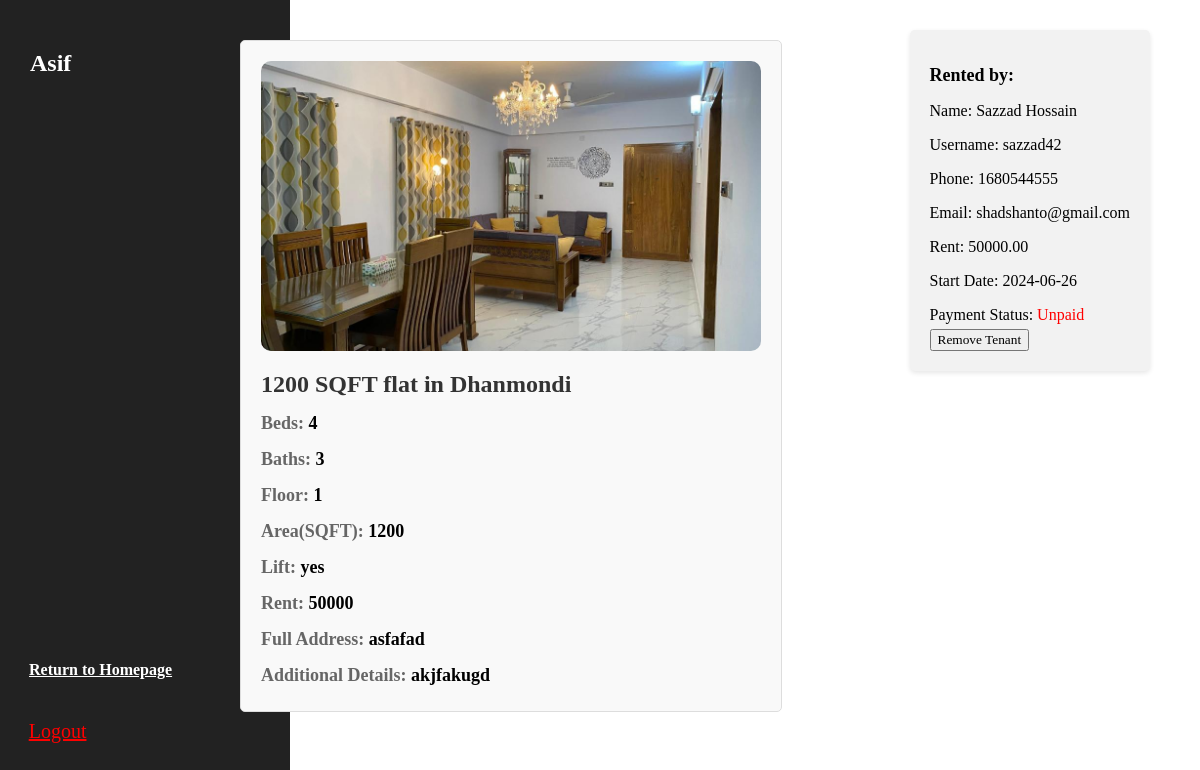
/flats/flat_dashboard.php?f_id=82 (signed in), run on the app's committed database.
### tables this page shows
CREATE TABLE `users` (
  `username` varchar(14) NOT NULL,
  `pass` varchar(255) NOT NULL,
  `name` varchar(100) NOT NULL,
  `email` varchar(50) NOT NULL,
  `phone` int(14) NOT NULL,
  `address` varchar(100) NOT NULL,
  `o_flag` int(11) NOT NULL DEFAULT 0,
  `p_enlisted` int(12) NOT NULL,
  `verification_code` varchar(32) NOT NULL,
  `email_verified` varchar(10) NOT NULL DEFAULT 'Unverified',
  `t_flag` int(11) NOT NULL DEFAULT 0,
  `tenant_f_id` int(11) DEFAULT NULL
);

CREATE TABLE `flats` (
  `f_id` int(11) NOT NULL,
  `p_id` int(11) NOT NULL,
  `flat_num` varchar(10) NOT NULL,
  `beds` int(11) NOT NULL,
  `baths` int(11) NOT NULL,
  `sqft` int(11) NOT NULL,
  `floor` int(11) NOT NULL,
  `additional_info` varchar(200) NOT NULL,
  `status` varchar(11) NOT NULL DEFAULT 'Vacant',
  `rent_amount` int(11) NOT NULL,
  `image_path` varchar(255) NOT NULL
);

CREATE TABLE `properties` (
  `p_id` int(11) NOT NULL,
  `o_username` varchar(20) NOT NULL,
  `p_name` varchar(50) NOT NULL,
  `location_a` varchar(20) NOT NULL,
  `address` varchar(100) NOT NULL,
  `lift_status` varchar(2) NOT NULL,
  `total_flats` int(11) NOT NULL
);

CREATE TABLE `rentals` (
  `rental_id` int(11) NOT NULL,
  `f_id` int(11) DEFAULT NULL,
  `t_username` varchar(255) DEFAULT NULL,
  `st_date` date DEFAULT NULL,
  `rent_amount` decimal(10,2) DEFAULT NULL,
  `status` varchar(50) DEFAULT NULL
);

### flats/flat_dashboard.php (the view, shortened to what this page needs)
<?php
include "../database_connection.php";
if (isset($_SESSION['username'])) {
    $username = $_SESSION['username'];
} else {
    header("Location: http://homify.local/login/login.php");
    exit();
}
$f_id = $_GET['f_id'];
$flats_query = "SELECT * FROM flats WHERE f_id = '$f_id'";
$flats_result = mysqli_query($conn, $flats_query);
$flat = mysqli_fetch_assoc($flats_result);
$image_path = $flat['image_path'];
$p_id = $flat['p_id'];
$property_query = "SELECT * FROM properties where p_id = '$p_id'";
$property_result = mysqli_query($conn, $property_query);
$property=mysqli_fetch_assoc($property_result);
$location = $property["location_a"];
$query = "SELECT name FROM users WHERE username = '$username'";
$result = mysqli_query($conn, $query);
$row = mysqli_fetch_assoc($result);
$name = $row['name'];
if ($property['lift_status'] == 1) {
    $lift = "yes";
} else {
    $lift = "No";
}
$rental_query = "SELECT * FROM rentals WHERE f_id = '$f_id'";
$rental_result = mysqli_query($conn, $rental_query);
if (mysqli_num_rows($rental_result) > 0) {
  $rental = mysqli_fetch_assoc($rental_result);
  $rental_id = $rental["rental_id"];
  $payment_query = "SELECT payment_month FROM payments WHERE rental_id = '$rental_id' AND payment_month = LPAD(MONTH(CURDATE()), 2, '0')";
  $payment_result = mysqli_query($conn, $payment_query);
  $payment_row = mysqli_fetch_assoc($payment_result);
  $t_username = $rental['t_username'];
  $tenant_query = "SELECT * FROM users WHERE username = '$t_username'";
  $tenant_result = mysqli_query($conn, $tenant_query);
  $tenant = mysqli_fetch_assoc($tenant_result);
  $tenant_name = $tenant['username'];
  $tenant_f_name = $tenant['name'];
  $tenant_phone = $tenant['phone'];
  $rent_amount = $rental['rent_amount'];
  $tenant_email = $tenant['email'];
  $start_date = $rental['st_date'];
  if ($payment_row) {
      $payment_month = $payment_row['payment_month'];
      $rental_info = "<h2>Rented by:</h2>
                      <p>Name: $tenant_f_name</p>
                      <p>Username: $tenant_name</p>
                      <p>Phone: $tenant_phone</p>
                      <p>Email: $tenant_email</p>
                      <p>Rent: $rent_amount</p>
                      <p>Start Date: $start_date</p>
                      <p>Payment Status: <span style='color: green;'>Paid for this month</span></p>
                      <a href='remove_tenant.php?t_username=$t_username&f_id=$f_id&rental_id=$rental_id'><button>Remove Tenant</button></a>";
  } else {
      $rental_info = "<h2>Rented by:</h2>
                      <p>Name: $tenant_f_name</p>
                      <p>Username: $tenant_name</p>
                      <p>Phone: $tenant_phone</p>
                      <p>Email: $tenant_email</p>
                      <p>Rent: $rent_amount</p>
                      <p>Start Date: $start_date</p>
                      <p>Payment Status: <span style='color: red;'>Unpaid</span></p>
                      <a href='remove_tenant.php?t_username=$t_username&f_id=$f_id&rental_id=$rental_id'><button>Remove Tenant</button></a>";
  }
} else {
  $rental_info = "No one is renting this flat.";
}
?>
<!DOCTYPE html>
<html lang="en">
<head>
    <link rel="stylesheet" href = "../index/index.css">
</head>
<body>
  <div class="side-bar">
    <h2 style="padding:30px; color: white"><?php echo $name; ?></h2>
    <div style= "position: absolute; top:80%;left: 10%">
      <a href="../index/index.php" style="color:white;">
        <h4>Return to Homepage</h4>
      </a>
    </div>
    <div style= "position: absolute; top:90%;left: 3%">
      <a href="../logout.php" class="button" style="color:red">
        Logout
      </a>
    </div>
  </div>
  <div class ='f_details'>
    <div>
      <img class= "main_image" src="<?php echo $image_path; ?>" alt="">
    </div>
    <h1><?php echo $flat['sqft'] . ' SQFT flat in ' . $location; ?></h1>
    <div class="details">
      <h2><?php echo "Beds: <span>" . $flat['beds'] . "</span>"; ?></h2>
      <h2><?php echo "Baths: <span>" . $flat['baths'] . "</span>"; ?></h2>
      <h2><?php echo "Floor: <span>" . $flat['floor'] . "</span>"; ?></h2>
      <h2><?php echo "Area(SQFT): <span>" . $flat['sqft'] . "</span>"; ?></h2>
      <h2><?php echo "Lift: <span>" . $lift . "</span>"; ?></h2>
      <h2><?php echo "Rent: <span>" . $flat['rent_amount'] . "</span>"; ?></h2>
      <h2><?php echo "Full Address: <span>" . $property['address'] . "</span>"; ?></h2>
      <h2><?php echo "Additional Details: <span>" . $flat['additional_info'] . "</span>"; ?></h2>
    </div>
  </div>
    <div class="rental_info;" style="position:absolute; right:50px; top:30px">
        <div class="rental-info">
            <h2><?php echo $rental_info; ?></h2>
        </div>
    </div>
</body>
</html>

### index/index.css (style rules this page uses)
* { font-family: Cambria, Cochin, Georgia, Times, 'Times New Roman', serif; }
.button { color: white; font-size: 20px; padding: 10px 20px; cursor: pointer; }
.side-bar { height: 100vh; width: 290px; background-color: #222222; position: fixed; top: 0; left: 0; overflow-y: auto; }
.f_details { font-family: Arial, sans-serif; background-color: #f9f9f9; padding: 20px; border: 1px solid #ddd; border-radius: 5px; margin-bottom: 20px; position: absolute; top: 40px; left: 20%; }
.f_details h1 { font-size: 24px; color: #333; margin-bottom: 10px; }
.f_details .details h2 { font-size: 18px; color: #666; margin-bottom: 5px; }
.f_details .details h2 span { font-weight: bold; color: #000; }
.main_image { width: 500px; height: 290px; object-fit: cover; border-radius: 10px; }

### flats/flat_dashboard.php (style rules this page uses)
.rental-info { background-color: #f2f2f2; padding: 20px; border-radius: 5px; box-shadow: 0 2px 5px rgba(0, 0, 0, 0.1); text-align: left; margin-left: 20px; border-width: 4px; border-color: black; }
.rental-info h2 { font-size: 18px; font-weight: bold; margin-bottom: 10px; }
.rental-info p { font-size: 16px; margin-bottom: 5px; }

### data on the page
users: name "Asif"
flats: image_path (picture), sqft "1200", beds "4", baths "3", floor "1", rent_amount "50000", additional_info "akjfakugd"
properties: location_a "Dhanmondi", lift_status "yes", address "asfafad"
users: name "Sazzad Hossain", username "sazzad42", phone "1680544555", email "shadshanto@gmail.com"
rentals: rent_amount "50000.00", st_date "2024-06-26"
